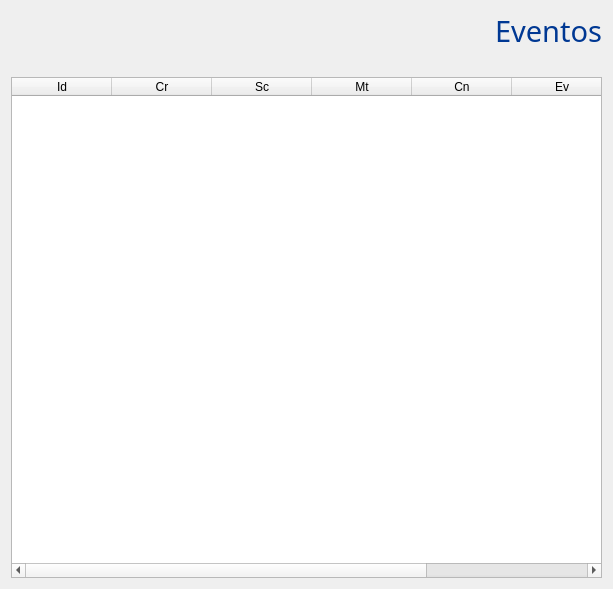
<?xml version="1.0" encoding="UTF-8"?>
<ui version="4.0">
 <class>eventos</class>
 <widget class="QWidget" name="eventos">
  <property name="geometry">
   <rect>
    <x>0</x>
    <y>0</y>
    <width>613</width>
    <height>589</height>
   </rect>
  </property>
  <property name="windowTitle">
   <string>Form</string>
  </property>
  <layout class="QVBoxLayout" name="verticalLayout">
   <item>
    <widget class="QLabel" name="label">
     <property name="font">
      <font>
       <family>Gill Sans MT</family>
       <pointsize>22</pointsize>
       <weight>50</weight>
       <italic>false</italic>
       <bold>false</bold>
      </font>
     </property>
     <property name="styleSheet">
      <string notr="true">font: 22pt &quot;Gill Sans MT&quot;;
color: rgb(00,56,147);</string>
     </property>
     <property name="text">
      <string>Eventos</string>
     </property>
     <property name="alignment">
      <set>Qt::AlignRight|Qt::AlignTrailing|Qt::AlignVCenter</set>
     </property>
    </widget>
   </item>
   <item>
    <spacer name="verticalSpacer">
     <property name="orientation">
      <enum>Qt::Vertical</enum>
     </property>
     <property name="sizeType">
      <enum>QSizePolicy::Fixed</enum>
     </property>
     <property name="sizeHint" stdset="0">
      <size>
       <width>20</width>
       <height>20</height>
      </size>
     </property>
    </spacer>
   </item>
   <item>
    <widget class="QTableWidget" name="tabla">
     <property name="font">
      <font>
       <family>Segoe UI</family>
       <pointsize>9</pointsize>
      </font>
     </property>
     <column>
      <property name="text">
       <string>Id</string>
      </property>
     </column>
     <column>
      <property name="text">
       <string>Cr</string>
      </property>
     </column>
     <column>
      <property name="text">
       <string>Sc</string>
      </property>
     </column>
     <column>
      <property name="text">
       <string>Mt</string>
      </property>
     </column>
     <column>
      <property name="text">
       <string>Cn</string>
      </property>
     </column>
     <column>
      <property name="text">
       <string>Ev</string>
      </property>
     </column>
     <column>
      <property name="text">
       <string>Descripcion</string>
      </property>
     </column>
    </widget>
   </item>
  </layout>
 </widget>
 <resources/>
 <connections/>
</ui>
